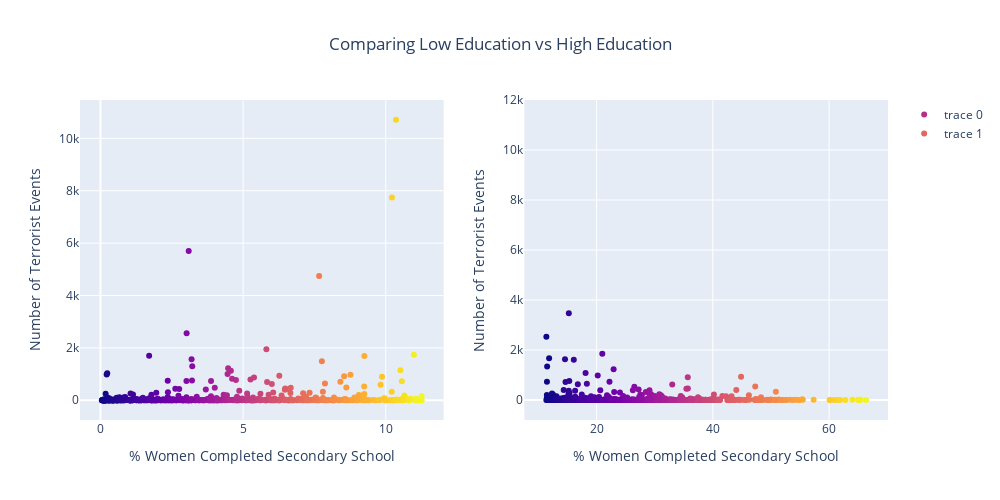

The code cell stored with this chart in its notebook:
### Code cell
med = lst_df.education.median()
mean = lst_df.education.median()

low_ed = lst_df[lst_df.education <= med]
high_ed = lst_df[lst_df.education > med]



fig = make_subplots(rows=1, cols=2)

fig.add_trace(
    go.Scatter(x=low_ed.education, y=low_ed.nattacks, mode='markers',
              marker_color=low_ed.education, text=low_ed.education),
    row=1, col=1)

fig.add_trace(
    go.Scatter(x=high_ed.education, y=high_ed.nattacks, mode='markers',
              marker_color=high_ed.education),
    row=1, col=2)

fig.update_layout(
    height=500, width=1000, 
    title_text="Comparing Low Education vs High Education",
    showlegend=True,
    title_x=0.5)


fig.update_xaxes(title_text="% Women Completed Secondary School", row=1, col=1)
fig.update_xaxes(title_text="% Women Completed Secondary School", row=1, col=2)

fig.update_yaxes(title_text="Number of Terrorist Events", row=1, col=1)
fig.update_yaxes(title_text="Number of Terrorist Events", range=[-800, 12000], row=1, col=2)
fig.show()

### Figure 1 — Plotly figure (JSON) as saved in the notebook; plotly's stock layout.template omitted (floating-point values rounded to 4 significant figures; data arrays with more than 128 entries replaced by an {"elided": "..."} marker saying what was removed)
{"data": [{"marker": {"color": {"elided": "567 float values"}}, "mode": "markers", "text": {"elided": "567 float values"}, "type": "scatter", "x": {"elided": "567 float values"}, "xaxis": "x", "y": {"elided": "567 int values"}, "yaxis": "y"}, {"marker": {"color": {"elided": "567 float values"}}, "mode": "markers", "type": "scatter", "x": {"elided": "567 float values"}, "xaxis": "x2", "y": {"elided": "567 int values"}, "yaxis": "y2"}], "layout": {"height": 500, "showlegend": true, "title": {"text": "Comparing Low Education vs High Education", "x": 0.5}, "width": 1000, "xaxis": {"anchor": "y", "domain": [0, 0.45], "title": {"text": "% Women Completed Secondary School"}}, "xaxis2": {"anchor": "y2", "domain": [0.55, 1], "title": {"text": "% Women Completed Secondary School"}}, "yaxis": {"anchor": "x", "domain": [0, 1], "title": {"text": "Number of Terrorist Events"}}, "yaxis2": {"anchor": "x2", "domain": [0, 1], "range": [-800, 12000], "title": {"text": "Number of Terrorist Events"}}}}
